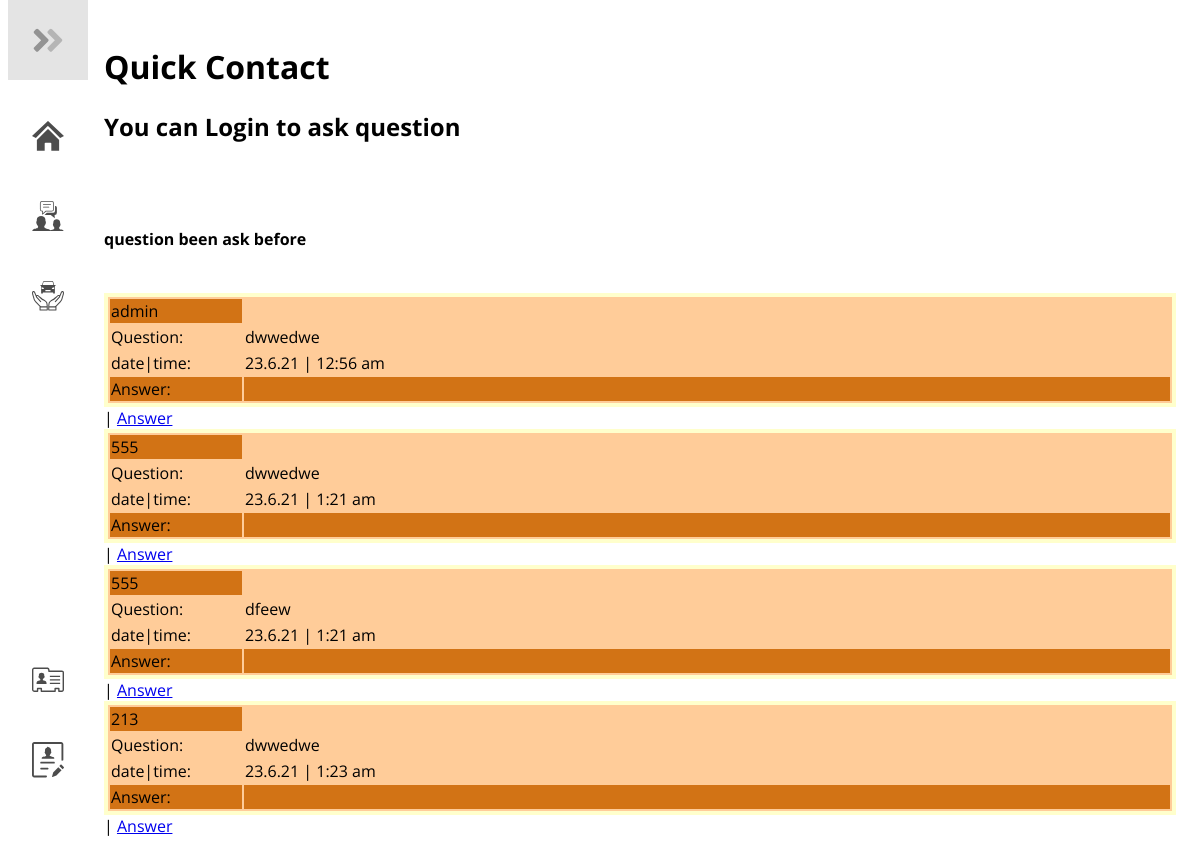
Page /Quick_Contact.php on the committed database.
### tables this page shows
CREATE TABLE `que` (
  `questionid` int(11) NOT NULL,
  `question` varchar(200) DEFAULT NULL,
  `answer` varchar(200) DEFAULT NULL,
  `quedate` datetime DEFAULT current_timestamp(),
  `username` varchar(20) NOT NULL
);

### Quick_Contact.php (the view, shortened to what this page needs)
<!DOCTYPE html PUBLIC "-//W3C//DTD XHTML 1.0 Transitional//EN" "http://www.w3.org/TR/xhtml1/DTD/xhtml1-transitional.dtd">
<html xmlns="http://www.w3.org/1999/xhtml">
<head>
  <link rel="stylesheet" href="style.css" />
</head>
<?php if(isset($_SESSION['username'])) : ?>
  <nav class="navbar">
    <ul class="navbar-nav">
      <li class="logo">
        <a href="#" class="nav-link">
          <span class="link-text logo-text">Elder</span>
          <svg
            aria-hidden="true"
            focusable="false"
            data-prefix="fad"
            data-icon="angle-double-right"
            role="img"
            xmlns="http://www.w3.org/2000/svg"
            viewBox="0 0 448 512"
            class="svg-inline--fa fa-angle-double-right fa-w-14 fa-5x"
          >
            <g class="fa-group">
              <path
                fill="currentColor"
                d="M224 273L88.37 409a23.78 23.78 0 0 1-33.8 0L32 386.36a23.94 23.94 0 0 1 0-33.89l96.13-96.37L32 159.73a23.94 23.94 0 0 1 0-33.89l22.44-22.79a23.78 23.78 0 0 1 33.8 0L223.88 239a23.94 23.94 0 0 1 .1 34z"
                class="fa-secondary"
              ></path>
              <path
                fill="currentColor"
                d="M415.89 273L280.34 409a23.77 23.77 0 0 1-33.79 0L224 386.26a23.94 23.94 0 0 1 0-33.89L320.11 256l-96-96.47a23.94 23.94 0 0 1 0-33.89l22.52-22.59a23.77 23.77 0 0 1 33.79 0L416 239a24 24 0 0 1-.11 34z"
                class="fa-primary"
              ></path>
            </g>
          </svg>
        </a>
      </li>
      <li class="nav-item">
        <a href="index.php" class="nav-link">
<svg id="Layer_1" data-name="Layer 1" xmlns="http://www.w3.org/2000/svg" viewBox="0 0 122.88 113.97"><defs><style>.cls-1{fill-rule:evenodd;}</style></defs><title>homepage</title>
<path class="cls-1" d="M18.69,73.37,59.18,32.86c2.14-2.14,2.41-2.23,4.63,0l40.38,40.51V114h-30V86.55a3.38,3.38,0,0,0-3.37-3.37H52.08a3.38,3.38,0,0,0-3.37,3.37V114h-30V73.37ZM60.17.88,0,57.38l14.84,7.79,42.5-42.86c3.64-3.66,3.68-3.74,7.29-.16l43.41,43,14.84-7.79L62.62.79c-1.08-1-1.24-1.13-2.45.09Z"/></svg>
          <span class="Home page">Home</span>
        </a>
      </li>
       <li class="nav-item">
        <a href="Quick_Contact1.php" class="nav-link">
		<svg id="Layer_1" data-name="Layer 1" xmlns="http://www.w3.org/2000/svg" viewBox="0 0 122.88 118.92"><defs><style>.cls-1{fill-rule:evenodd;}</style></defs><title>talk</title><path class="cls-1" d="M39.16,0H75.57a8.74,8.74,0,0,1,8.72,8.72V31.56a8.74,8.74,0,0,1-8.72,8.72H54.23L41,51.67a1.47,1.47,0,0,1-2.07-.16,1.49,1.49,0,0,1-.35-1l.71-10.18h-.12a8.74,8.74,0,0,1-8.72-8.72V8.72A8.74,8.74,0,0,1,39.16,0ZM51.51,89.14c2.06-3.31,2.8-8.53.56-12-.9-1.39-.54-3.64-.54-5.55,0-19-33.24-19-33.24,0,0,2.38.54,4-.74,5.91-2.19,3.16-1.06,8.76.78,11.67,1.87,5.44,9,8.6,2.9,14.26S2.49,102,0,118.92H122.88c-2.27-13.67-13-6.71-17.46-12.77-3.77-5.06,1-6.09,2.48-10.51,1.48-2.33,2.39-6.83.63-9.37-1-1.51-.6-3.08-.6-5,0-15.29-26.05-15.29-26.05,0,0,1.52.29,3.59-.43,4.7-1.8,2.8-1.2,7,.45,9.65,1.22,4.29,6.13,6.32,3,10.64s-10.39,3.49-14.89,6.1c-4.76-5.83-15.95-3.66-20.94-9.2-5.54-6.15.85-8.3,2.48-14ZM88.57,17.76A8.56,8.56,0,0,1,93,20.12a7.82,7.82,0,0,1,2.51,5.72V45.42A8.57,8.57,0,0,1,87,54h-.31l.91,11.88L72,53.63H48.19l8.63-8.77H81.34a7.27,7.27,0,0,0,7.25-7.25V18.34c0-.2,0-.39,0-.58ZM43.46,25.41a1.48,1.48,0,0,1,0-2.95H65.1a1.48,1.48,0,0,1,0,2.95Zm0-9.77a1.48,1.48,0,0,1,0-3H71.53a1.48,1.48,0,0,1,0,3Zm32.1-12.7H39.16a5.8,5.8,0,0,0-5.78,5.78V31.56a5.8,5.8,0,0,0,5.78,5.78h1.69a1.47,1.47,0,0,1,1.46,1.58l-.57,8.24,10.92-9.39a1.49,1.49,0,0,1,1-.43H75.56a5.8,5.8,0,0,0,5.78-5.78V8.72a5.8,5.8,0,0,0-5.78-5.78Z"/></svg>
          <span class="Quick Contact page">Quick Contact</span>
        </a>
      </li>
      <li class="nav-item">
        <a href="Service.php" class="nav-link">
<svg version="1.1" id="Layer_1" xmlns="http://www.w3.org/2000/svg" xmlns:xlink="http://www.w3.org/1999/xlink" x="0px" y="0px" viewBox="0 0 122.88 113.53" style="enable-background:new 0 0 122.88 113.53" xml:space="preserve"><style type="text/css">.st0{fill-rule:evenodd;clip-rule:evenodd;}</style><g><path class="st0" d="M87.86,19.65v28.62h-6.69v-4.42H41.71v4.42l-6.69,0V19.65h-2.31v-4.4h5.63l3.14-9.76 C42.41,2.61,43.95,0,46.97,0h30.1c3.02,0,4.76,2.56,5.49,5.49l2.43,9.76h5.17v4.4H87.86L87.86,19.65L87.86,19.65z M66.41,97.31 h21.91c1.76-1.75,3.69-3.57,5.65-5.42c4.11-3.89,8.4-7.95,12.81-13.03c5.04-5.81,5.58-7.82,7.11-13.51 c0.29-1.07,0.61-2.27,1.03-3.76l2.62-9.21l0.03-0.1c1.4-4.1,1.51-6.81,0.93-8.37c-0.18-0.48-0.41-0.8-0.68-0.97 c-0.21-0.14-0.49-0.19-0.78-0.16c-0.68,0.07-1.45,0.5-2.15,1.27l-7.78,18.53c-0.07,0.17-0.17,0.33-0.28,0.47 c-0.46,0.83-1.08,1.64-1.88,2.41l-13.8,15.39c-0.75,0.84-2.04,0.91-2.87,0.16c-0.84-0.75-0.91-2.04-0.16-2.87l13.81-15.39 c0.06-0.07,0.12-0.14,0.19-0.2c1.43-1.36,1.88-2.83,1.63-3.9c-0.08-0.33-0.22-0.61-0.42-0.8c-0.19-0.18-0.44-0.29-0.75-0.32v0 c-1.23-0.13-3.04,0.78-5.25,3.39l0,0c-0.06,0.07-0.13,0.14-0.2,0.21l-5.35,4.72l-0.03,0.03c-5.79,5.48-8.28,6.78-12.82,9.15 c-0.95,0.5-1.99,1.04-3.28,1.74c-0.51,0.28-1.01,0.62-1.5,0.99c-0.52,0.4-1.02,0.81-1.49,1.21c-2.4,2.02-3.66,3.66-4.38,5.47 c-0.75,1.88-1.02,4.17-1.39,7.31c-0.15,1.27-0.26,2.52-0.35,3.77C66.47,96.12,66.44,96.72,66.41,97.31L66.41,97.31L66.41,97.31z M56.47,97.31H34.55c-1.76-1.75-3.69-3.57-5.65-5.42c-4.11-3.89-8.4-7.95-12.81-13.03c-5.04-5.81-5.58-7.82-7.11-13.51 c-0.29-1.07-0.61-2.27-1.03-3.76l-2.62-9.21l-0.03-0.1c-1.4-4.1-1.51-6.81-0.93-8.37c0.18-0.48,0.41-0.8,0.68-0.97 c0.21-0.14,0.49-0.19,0.78-0.16c0.68,0.07,1.45,0.5,2.15,1.27l7.78,18.53c0.07,0.17,0.17,0.33,0.28,0.47 c0.46,0.83,1.08,1.64,1.88,2.41l13.8,15.39c0.75,0.84,2.04,0.91,2.87,0.16c0.84-0.75,0.91-2.04,0.16-2.87L20.96,62.73 c-0.06-0.07-0.12-0.14-0.19-0.2c-1.43-1.36-1.88-2.83-1.63-3.9c0.08-0.33,0.22-0.61,0.42-0.8c0.19-0.18,0.44-0.29,0.75-0.32v0 c1.23-0.13,3.05,0.78,5.25,3.39c0,0,0.19,0.19,0.21,0.21l5.35,4.72l0.03,0.03c5.79,5.48,8.28,6.78,12.82,9.15 c0.95,0.5,1.99,1.04,3.28,1.74c0.51,0.28,1.01,0.62,1.5,0.99c0.52,0.4,1.02,0.81,1.49,1.21c2.4,2.02,3.66,3.66,4.38,5.47 c0.75,1.88,1.02,4.17,1.39,7.31c0.15,1.27,0.26,2.52,0.35,3.77C56.41,96.12,56.44,96.72,56.47,97.31L56.47,97.31L56.47,97.31z M29.45,98.01c-0.31,0.36-0.5,0.83-0.5,1.34v12.14c0,1.13,0.92,2.04,2.04,2.04h27.58c1.13,0,2.04-0.92,2.04-2.04V99.24 c0-1.3-0.08-2.7-0.17-4c-0.09-1.33-0.21-2.65-0.36-3.96c-0.4-3.43-0.7-5.94-1.66-8.35c-0.99-2.47-2.58-4.6-5.53-7.09 c-0.54-0.46-1.09-0.92-1.67-1.35c-0.61-0.46-1.27-0.9-2.01-1.31c-1.2-0.65-2.32-1.24-3.34-1.78c-4.2-2.2-6.5-3.4-11.91-8.52 c-0.04-0.04-0.09-0.08-0.13-0.11l-5.22-4.61c-3.19-3.73-6.31-4.97-8.7-4.71l-0.01,0v0c-1.17,0.12-2.17,0.58-2.97,1.28l-5.27-12.56 l-0.01,0c-0.08-0.18-0.18-0.35-0.31-0.51c-1.46-1.75-3.31-2.77-5.08-2.95c-1.21-0.12-2.38,0.14-3.4,0.8 c-0.97,0.63-1.77,1.61-2.27,2.96c-0.88,2.35-0.86,6,0.86,11.05l2.6,9.15c0.38,1.32,0.71,2.59,1.02,3.71 c1.7,6.35,2.3,8.6,7.97,15.12c4.49,5.17,8.88,9.33,13.1,13.31C27.23,95.89,28.33,96.93,29.45,98.01L29.45,98.01L29.45,98.01z M33.35,101.39c0.27,0.06,0.55,0.06,0.83,0h22.34v8.06H33.03v-8.06H33.35L33.35,101.39z M93.43,98.01c0.31,0.36,0.5,0.83,0.5,1.34 v12.14c0,1.13-0.91,2.04-2.04,2.04H64.32c-1.13,0-2.04-0.92-2.04-2.04V99.24c0-0.07,0-0.15,0.01-0.22 c0.03-1.31,0.08-2.58,0.16-3.78c0.09-1.33,0.21-2.65,0.36-3.96c0.4-3.43,0.7-5.94,1.66-8.35c0.99-2.47,2.58-4.6,5.53-7.09 c0.54-0.46,1.09-0.92,1.67-1.35c0.61-0.46,1.27-0.9,2.01-1.31c1.2-0.65,2.32-1.24,3.34-1.78c4.2-2.2,6.5-3.4,11.91-8.52 c0.04-0.04,0.09-0.08,0.13-0.11l5.22-4.61c3.19-3.73,6.31-4.97,8.7-4.71l0.01,0v0c1.17,0.12,2.17,0.58,2.97,1.28l5.27-12.56l0.01,0 c0.08-0.18,0.18-0.35,0.31-0.51c1.46-1.75,3.31-2.77,5.08-2.95c1.21-0.12,2.38,0.14,3.4,0.8c0.97,0.63,1.77,1.61,2.27,2.96 c0.88,2.35,0.86,6-0.86,11.05l-2.6,9.15c-0.38,1.32-0.71,2.59-1.02,3.71c-1.7,6.35-2.3,8.6-7.97,15.12 c-4.49,5.17-8.88,9.33-13.1,13.31C95.65,95.89,94.55,96.93,93.43,98.01L93.43,98.01L93.43,98.01z M89.53,101.39 c-0.27,0.06-0.55,0.06-0.83,0H66.36v8.06h23.49v-8.06H89.53L89.53,101.39z M51.42,35.02h19.76v4.66l-19.76,0V35.02L51.42,35.02 L51.42,35.02z M37.27,24.16c5.04,0.16,8.12,2.27,8.91,6.66h-8.91V24.16L37.27,24.16z M84.98,24.16c-5.03,0.16-8.11,2.27-8.91,6.66 h8.91V24.16L84.98,24.16z M40.75,15.25h41.38l-1.77-8.18c-0.49-2.24-1.88-4.18-4.18-4.18H47.56c-2.3,0-3.48,1.99-4.18,4.18 L40.75,15.25L40.75,15.25L40.75,15.25z"/></g></svg>
          <span class="Service page">Service</span>
        </a>
      </li>
       <li class="nav-item">
	        <a href="profile1.php" class="nav-link">
			<svg id="Layer_1" data-name="Layer 1" xmlns="http://www.w3.org/2000/svg" viewBox="0 0 128 128"><defs><style>.cls-1{fill:#2b77c0;}.cls-2{fill:#3b4551;}</style></defs><title>a</title><path class="cls-1" d="M41.18431,90.66775,64,90.44518l22.81562.22257a1.29132,1.29132,0,0,0,1.33473-1.35949l-.5437-12.92817a3.6545,3.6545,0,0,0-2.62026-2.74381L72.55264,70.49693,64,76.924l-8.55271-6.427L43.01354,73.63629a3.6545,3.6545,0,0,0-2.62026,2.74381l-.5437,12.92817A1.29132,1.29132,0,0,0,41.18431,90.66775Z"/><path class="cls-1" d="M62.69906,67.31755c.42076.02688,2.41986.03485,2.94808-.03334,5.89054-.76065,9.15664-11.09909,9.15664-16.57478a10.80381,10.80381,0,1,0-21.60762,0C53.19615,56.29128,56.59036,66.92693,62.69906,67.31755Z"/><circle class="cls-1" cx="43.25238" cy="103.60834" r="3.13521"/><circle class="cls-1" cx="57.08417" cy="103.60834" r="3.13521"/><circle class="cls-1" cx="70.91597" cy="103.60834" r="3.13521"/><circle class="cls-1" cx="84.74777" cy="103.60834" r="3.13521"/><path class="cls-2" d="M105.47349,1.13353H22.52659a6.49376,6.49376,0,0,0-6.482,6.482V120.38447a6.49381,6.49381,0,0,0,6.482,6.482h82.9469a6.4938,6.4938,0,0,0,6.48193-6.482V7.61553A6.49375,6.49375,0,0,0,105.47349,1.13353ZM83.25169,11.44113H94.09116a3.11035,3.11035,0,1,1,0,6.22071H83.25169a3.11035,3.11035,0,1,1,0-6.22071Zm-49.34285,0H44.74831a3.11035,3.11035,0,1,1,0,6.22071H33.90884a3.11035,3.11035,0,1,1,0-6.22071Zm69.33758,106.71635H24.75358V27.96967h78.49285Z"/></svg>
	       <span class="Service page">Profile</span>
	        </a>
      </li>
	   <li class="nav-item" id="themeButton">
        <a href="logout.php" class="nav-link">
		<svg version="1.1" id="Layer_1" xmlns="http://www.w3.org/2000/svg" xmlns:xlink="http://www.w3.org/1999/xlink" x="0px" y="0px" width="122.88px" height="93.504px" viewBox="0 0 122.88 93.504"
		enable-background="new 0 0 122.88 93.504" xml:space="preserve">
		<g><path d="M8.431,5.385c-0.826,0-1.586,0.347-2.143,0.903C5.732,6.844,5.386,7.604,5.386,8.43v19.269v18.994v19.113v19.621 c0,0.59,0.379,1.158,0.926,1.615c0.805,0.676,1.873,1.076,2.804,1.076h9.585v-7.51c0-1.486,1.206-2.691,2.692-2.691h14.453 c1.487,0,2.692,1.205,2.692,2.691v7.51h47.527v-7.51c0-1.486,1.205-2.691,2.692-2.691h14.334c1.487,0,2.692,1.205,2.692,2.691v7.51 h9.018c0.711,0,1.382-0.314,1.88-0.813c0.499-0.498,0.813-1.168,0.813-1.879V19.233c0-0.744-0.301-1.417-0.789-1.904 c-0.486-0.487-1.159-0.789-1.904-0.789H64.887c-1.486,0-2.692-1.206-2.692-2.692c0-2.134-0.003-4.664-0.659-6.395 c-0.452-1.193-1.391-2.067-3.306-2.067H8.431L8.431,5.385z M68.604,58.285h39.33v5.227h-39.33V58.285L68.604,58.285z M68.604,30.956h39.33v5.226h-39.33V30.956L68.604,30.956z M68.604,44.621h39.33v5.227h-39.33V44.621L68.604,44.621z M26.408,27.895v4.501c-2.268,0.578-2.162,6.792,0.36,6.792c0.777-0.014,4.376,5.216,4.906,6.088c1.028,1.691,0,2.313,0,3.469 c-11.033,2.488-14.216,3.6-14.216,14.766h19.279h19.278c0-11.166-3.184-12.277-14.216-14.766c0-1.375-0.911-1.969,0-3.469 c1.028-1.692,2.911-4.06,4.846-6.089c2.659,0.05,2.725-6.204,0.42-6.792v-4.501C47.064,17.05,26.408,17.05,26.408,27.895 L26.408,27.895z M2.48,2.481C4.008,0.953,6.118,0,8.431,0h49.798c4.727,0,7.118,2.351,8.334,5.56 c0.675,1.782,0.901,3.732,0.978,5.595h47.261c2.232,0,4.251,0.904,5.713,2.366c1.462,1.462,2.365,3.482,2.365,5.712v66.195 c0,2.197-0.924,4.221-2.391,5.688c-1.467,1.465-3.489,2.389-5.688,2.389h-11.71c-1.487,0-2.692-1.205-2.692-2.691v-7.51H91.45v7.51 c0,1.486-1.205,2.691-2.692,2.691H35.846c-1.487,0-2.693-1.205-2.693-2.691v-7.51h-9.067v7.51c0,1.486-1.205,2.691-2.692,2.691 H9.116c-2.123,0-4.504-0.871-6.253-2.338C1.172,89.75,0,87.775,0,85.428V65.807V46.693V27.699V8.43C0,6.117,0.953,4.008,2.48,2.481 L2.48,2.481z"/></g></svg>
		          <span class="Login page" >Logout</span>
		        </a>
      </li>
    </ul>
  </nav>
  <?php else : ?>
  <nav class="navbar">
    <ul class="navbar-nav">
      <li class="logo">
        <a href="#" class="nav-link">
        </a>
      </li>
      <li class="nav-item">
        <a href="index.php" class="nav-link">
        </a>
      </li>
      <li class="nav-item">
        <a href="Quick_Contact.php" class="nav-link">
        </a>
      </li>
            <li class="nav-item">
        <a href="Service1.php" class="nav-link">
        </a>
      </li>
	   <li class="nav-item" id="themeButton">
        <a href="login.php" class="nav-link">
        </a>
		<a href="Register.php" class="nav-link">
        </a>
      </li>
    </ul>
  </nav>
<?php endif; ?>
  <main >
<h1 >Quick Contact
<br>
<?php
include 'dbconnection.php';
?>
<h2>You can Login to ask question </h2>
	<br>
	<br>
<h4>question been ask before</h4>
<br></h1>
<?php
include 'dbconnection.php';
$sql = "select * from que";
$stmt = $conn-> query($sql);
$rows = $stmt-> fetchAll(PDO::FETCH_ASSOC);
$n = $stmt-> rowCount();
if($n > 0){
foreach($rows as $row){
echo '<form method="post">';
echo '<table class="auto-style2" style="width: 100%">';
echo '<tr style="background-color:#d27315">';
echo "<td style='width: 110px'>{$row['username']}</td>";
echo "</tr>";
echo "<tr>";
echo "<td style='width: 110px'>Question:</td>";
$quedate= date(" j.n.y | g:i a ", strtotime($row['quedate']));
echo "<td>{$row['question']}</td>";
echo "</tr>";
echo "<tr>";
echo '<td style="width: 130px">date|time:</td>';
if(isset($deletL)) {
echo "<td>$quedate &nbsp;&nbsp;&nbsp;&nbsp;&nbsp;&nbsp</td>";
}
else {
echo "<td>$quedate</td>";
}
echo "</tr>";
echo '<tr style="background-color:#d27315">';
echo '<td style="width: 130px">Answer:</td>';
echo "<td>{$row['answer']}</td>";
echo "</tr>";
echo "</table>";
echo "<td> | <a href='answcont.php?id={$row['questionid']}'>Answer</a></td>";
echo '</form>';
}
}
?>
<br><br><br><br>
  </main>
</body>
</html>
<!DOCTYPE html PUBLIC "-//W3C//DTD XHTML 1.0 Transitional//EN" "http://www.w3.org/TR/xhtml1/DTD/xhtml1-transitional.dtd">
<html xmlns="http://www.w3.org/1999/xhtml">
<head>
</head>
<body>
</body>
</html>

### dbconnection.php (shortened to what this page needs)
<!DOCTYPE html PUBLIC "-//W3C//DTD XHTML 1.0 Transitional//EN" "http://www.w3.org/TR/xhtml1/DTD/xhtml1-transitional.dtd">
<html xmlns="http://www.w3.org/1999/xhtml">
<head>
</head>
<body>
</body>
</html>

### style.css (style rules this page uses)
:root { font-size: 16px; font-family: 'Open Sans'; --text-primary: #b6b6b6; --text-secondary: #ececec; --bg-primary: #23232e; --bg-secondary: #141418; --transition-speed: 600ms; }
body { --text-primary: #1f1f1f; --text-secondary: #000000; --bg-primary: #ffffff; --bg-secondary: #e4e4e4; }
main { margin-left: 5rem; padding: 1rem; }
.navbar { position: fixed; background-color: var(--bg-primary); transition: width 600ms ease; overflow: scroll; }
.navbar-nav { list-style: none; padding: 0; margin: 0; display: flex; flex-direction: column; align-items: center; height: 100%; }
.nav-item { width: 100%; }
.nav-item:last-child { margin-top: auto; }
.nav-link { display: flex; align-items: center; height: 5rem; color: var(--text-primary); text-decoration: none; filter: grayscale(100%) opacity(0.7); transition: var(--transition-speed); }
.nav-link svg { width: 2rem; min-width: 2rem; margin: 0 1.5rem; }
.logo { font-weight: bold; text-transform: uppercase; margin-bottom: 1rem; text-align: center; color: var(--text-secondary); background: var(--bg-secondary); font-size: 1.5rem; letter-spacing: 0.3ch; width: 100%; }
.logo svg { transform: rotate(0deg); transition: var(--transition-speed); }
@media only screen and (min-width: 600px) { .navbar { top: 0; width: 5rem; height: 100vh; } }

### Quick_Contact.php (style rules this page uses)
.auto-style2 { border: 4px solid #FFFFCC; background-color: #FFCC99; }

### rows in the picture
que: username "admin", question "dwwedwe", quedate "23.6.21 | 12:56 am"
que: username "555", question "dwwedwe", quedate "23.6.21 | 1:21 am"
que: username "555", question "dfeew", quedate "23.6.21 | 1:21 am"
que: username "213", question "dwwedwe", quedate "23.6.21 | 1:23 am"
